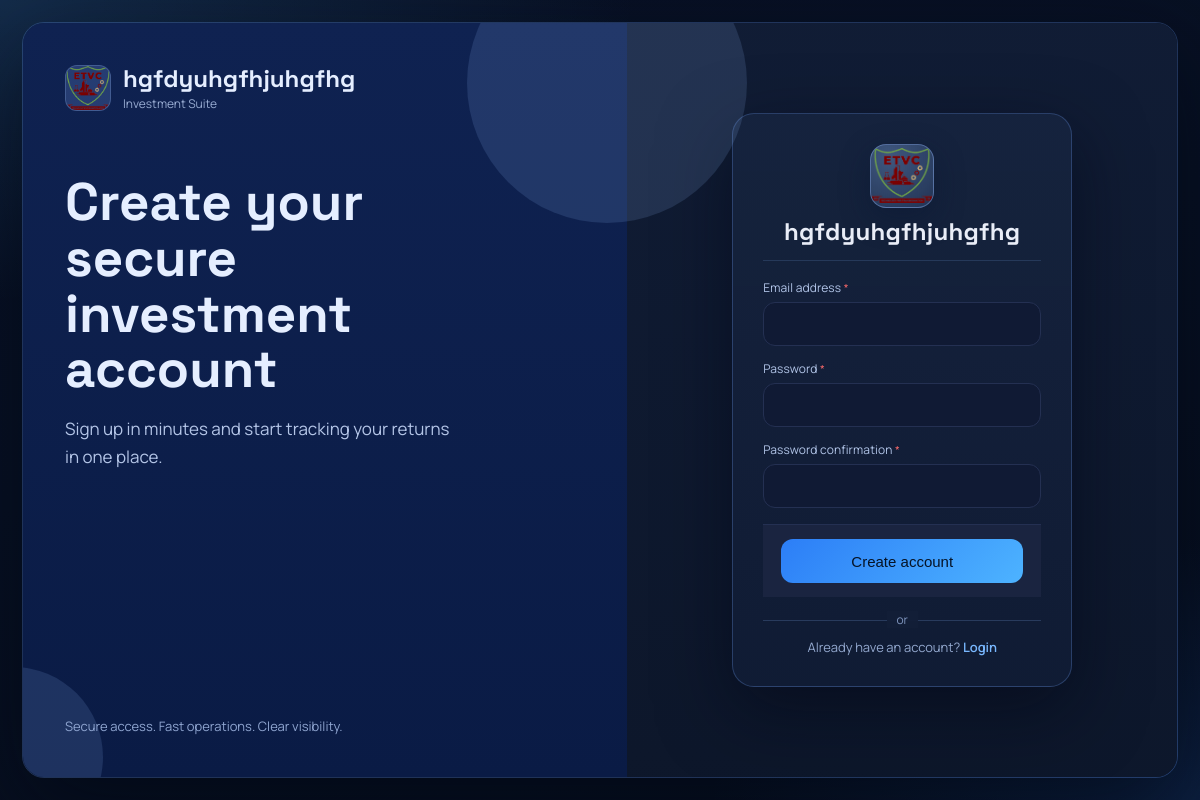
Page /accounts/register/ on the committed database.
### settingsconfig/models.py (models this page shows, shortened)
class SystemSetting(models.Model):
    key = models.CharField(max_length=100, unique=True)
    value = models.JSONField()
    updated_at = models.DateTimeField(auto_now=True)

### accounts/views.py (the view, shortened to what this page needs)
# urls.py: path('register/', RegisterView.as_view(), name='register'),
class RegisterView(FormView):
    template_name = 'auth_register.html'
    form_class = RegisterForm
    success_url = reverse_lazy('profile')

### accounts/forms.py (shortened to what this page needs)
class RegisterForm(UserCreationForm):
    email = forms.EmailField(required=True)
    class Meta:
        model = User
        fields = ('email', 'password1', 'password2')
    def __init__(self, *args, **kwargs):
        super().__init__(*args, **kwargs)
        self.fields['email'].label = "Email address"

### accounts/context_processors.py (called while the page is built)
def notifications(request):
    if request.user.is_authenticated:
        unread_qs = Notification.objects.filter(user=request.user, is_read=False).order_by('-created_at')
        items = unread_qs[:8]
        unread = unread_qs.count()
        return {'NOTIFICATIONS': items, 'NOTIF_UNREAD': unread}
    return {'NOTIFICATIONS': [], 'NOTIF_UNREAD': 0}

### kyc/context_processors.py (called while the page is built)
def kyc_status(request):
    if request.user.is_authenticated:
        profile = KYCProfile.objects.filter(user=request.user).first()
        return {'KYC_PROFILE': profile}
    return {'KYC_PROFILE': None}

### wallets/context_processors.py (called while the page is built)
def wallet_summary(request):
    if request.user.is_authenticated:
        wallet = get_primary_wallet(request.user)
        wallets = Wallet.objects.filter(user=request.user).order_by('-is_default', 'created_at')
        return {'WALLET_SUMMARY': wallet, 'WALLETS': wallets}
    return {'WALLET_SUMMARY': None, 'WALLETS': []}

### templates/auth_register.html (shortened to what this page needs)
{% extends "auth_base.html" %}
{% block auth_heading %}Create your secure investment account{% endblock %}
{% block auth_subheading %}Sign up in minutes and start tracking your returns in one place.{% endblock %}
{% block content %}
<form method="post" class="auth-form">
  <div class="list-stack">
    {% include "partials/form_field.html" with field=form.email %}
    {% include "partials/form_field.html" with field=form.password1 %}
    {% include "partials/form_field.html" with field=form.password2 %}
  </div>
  <div class="modal-footer auth-footer-actions">
    <button class="btn primary" type="submit">Create account</button>
  </div>
</form>
<div class="auth-divider"><span>or</span></div>
<div class="auth-switch">
  Already have an account? <a href="{% url 'login' %}">Login</a>
</div>
{% endblock %}

### templates/auth_base.html (shortened to what this page needs)
{% load static %}
<!DOCTYPE html>
<html lang="en">
<head>
  <link rel="stylesheet" href="{% static 'css/app.css' %}" />
</head>
<body>
  <div class="auth-shell-ui">
    <div class="auth-stage">
      <aside class="auth-left">
        <div class="auth-left-orb auth-left-orb-top"></div>
        <div class="auth-left-orb auth-left-orb-bottom"></div>
        <div class="auth-brand">
          <div class="auth-brand-mark">
            {% if SYSTEM_SETTINGS.SITE_LOGO %}
              <img src="{{ SYSTEM_SETTINGS.SITE_LOGO }}" alt="{{ SYSTEM_SETTINGS.PROJECT_NAME|default:'Invest Platform' }}" />
            {% else %}
              <svg class="icon"><use href="#icon-activity"></use></svg>
            {% endif %}
          </div>
          <div class="auth-brand-meta">
            <div class="auth-brand-name">{{ SYSTEM_SETTINGS.PROJECT_NAME|default:'Invest Platform' }}</div>
            <div class="auth-brand-tagline">{{ SYSTEM_SETTINGS.SITE_TAGLINE|default:'Investment Suite' }}</div>
          </div>
        </div>
        <div class="auth-left-copy">
          <h1>{% block auth_heading %}Run your investments from one secure platform.{% endblock %}</h1>
          <p>{% block auth_subheading %}Manage deposits, withdrawals, portfolio performance, and account security in one place.{% endblock %}</p>
        </div>
        <div class="auth-left-foot">Secure access. Fast operations. Clear visibility.</div>
      </aside>
      <section class="auth-right">
        <div class="auth-card">
          <div class="auth-card-head">
            <div class="auth-card-brand-mark">
              {% if SYSTEM_SETTINGS.SITE_LOGO %}
                <img src="{{ SYSTEM_SETTINGS.SITE_LOGO }}" alt="{{ SYSTEM_SETTINGS.PROJECT_NAME|default:'Invest Platform' }}" />
              {% else %}
                <svg class="icon"><use href="#icon-activity"></use></svg>
              {% endif %}
            </div>
            <div class="auth-card-brand-name">{{ SYSTEM_SETTINGS.PROJECT_NAME|default:'Invest Platform' }}</div>
          </div>
          {% block content %}{% endblock %}
        </div>
      </section>
    </div>
  </div>
</body>
</html>

### rows in the picture
SystemSetting: PROJECT_NAME "hgfdyuhgfhjuhgfhg"
SystemSetting: SITE_TAGLINE "Investment Suite"

### other values in the picture
{{ field.label }} "Email address Password Password confirmation"
